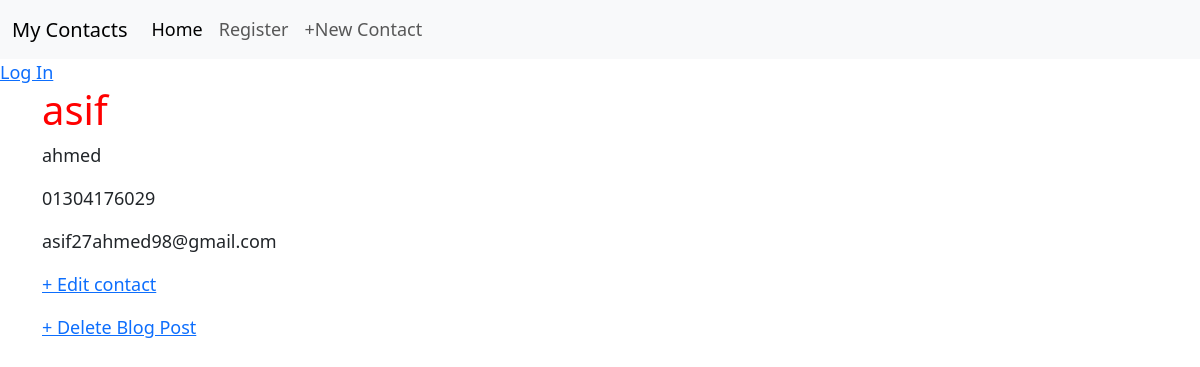
The app's page /contacts/1, older data.
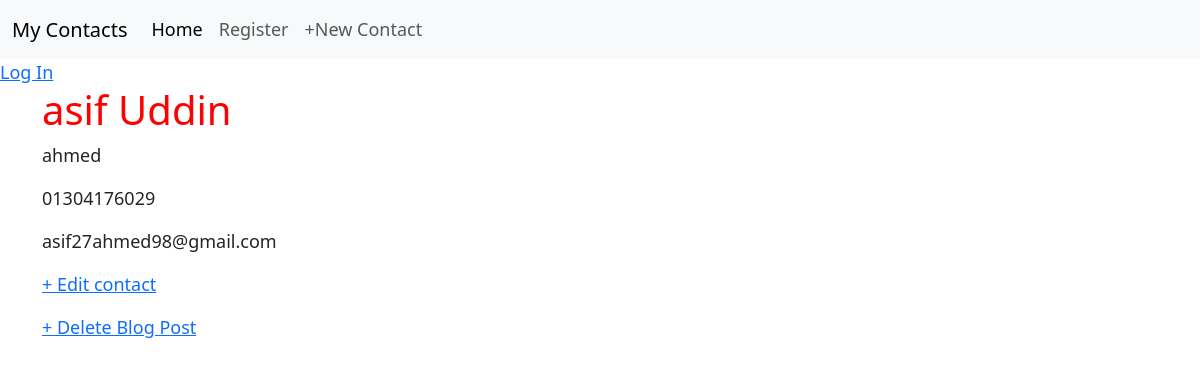
The same page, newer data.
### contacts/models.py (models this page shows, shortened)
class Contacts(models.Model):
    first_name = models.CharField(max_length=50)
    last_name = models.CharField(max_length=50, blank = True)
    phone_number = models.CharField(max_length = 11)
    email = models.EmailField(blank=True)
    author = models.ForeignKey(
        'auth.User',
        on_delete=models.CASCADE,
        )

### contacts/views.py (the view)
# urls.py: path('contacts/<int:pk>',ContactDetailView.as_view(),name='contact_detail'),
class ContactDetailView(DetailView):
    model = Contacts
    template_name = 'contacts/contact_detail.html'
    context_object_name = 'contacts'

### contacts/templates/contacts/contact_detail.html
{% extends 'contacts/base.html' %}
{% block content %}
    <div class="container">
        <h1>{{ contacts.first_name }}</h1>
        <p>{{ contacts.last_name }}</p>
        <p>{{ contacts.phone_number}}</p>
        <p>{{ contacts.email }}</p>
        <p><a href="{% url 'contact_edit' contacts.pk %}">+ Edit contact</a></p>
        <p><a href="{% url 'contact_delete' contacts.pk %}">+ Delete Blog Post</a></p>
    </div>
{% endblock content %}

Row changes from the older to the newer data that the page shows:
changed Contacts "ahmed": first_name "asif" → "asif Uddin"
